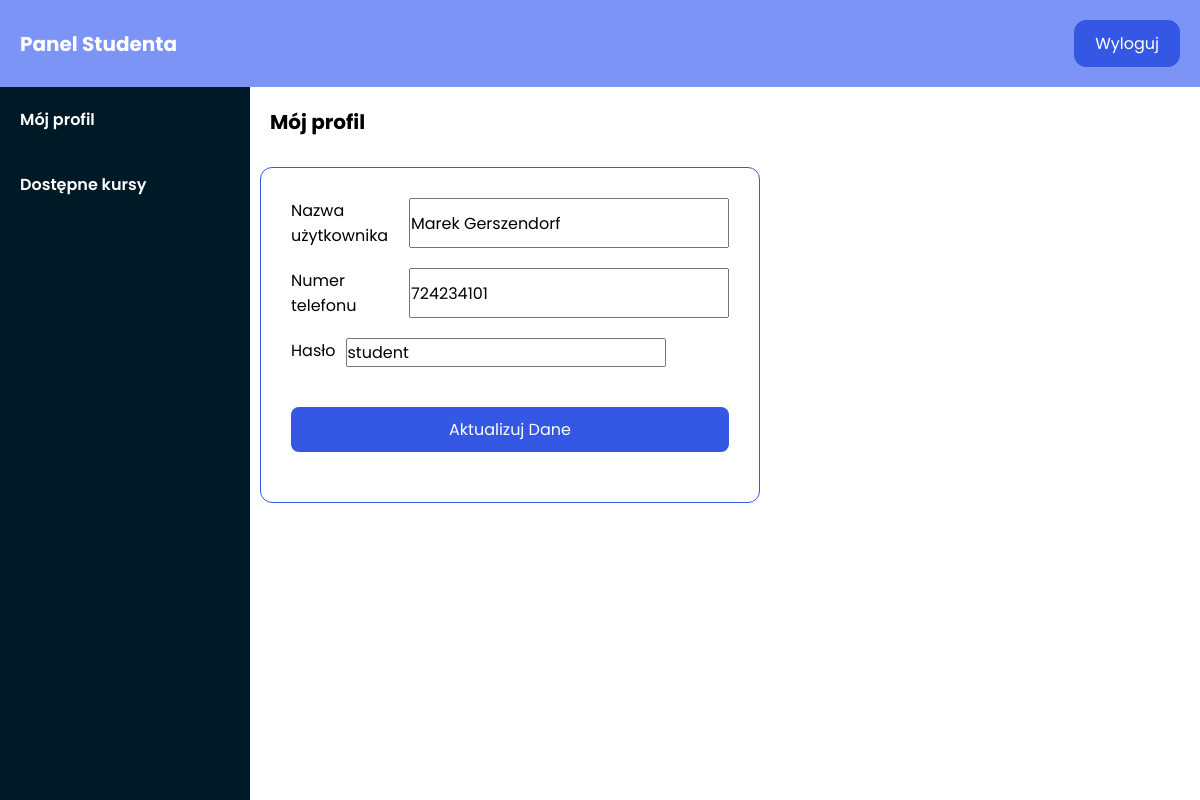
The page /php/student_profile.php (signed in) on the database its author committed.
### tables this page shows
CREATE TABLE `user` (
  `id` int(11) NOT NULL,
  `username` varchar(50) DEFAULT NULL,
  `email` varchar(50) DEFAULT NULL,
  `usertype` varchar(50) DEFAULT NULL,
  `password` varchar(50) DEFAULT NULL,
  `phone` int(11) NOT NULL
);

### php/student_profile.php (the view, shortened to what this page needs)
<?php
$host="localhost";
$user="root";
$password="";
$db="school";
$data=mysqli_connect($host,$user,$password,$db);
$email=$_SESSION['email'];
$sql="SELECT * FROM user WHERE email='$email'";
$result=mysqli_query($data,$sql);
$info=mysqli_fetch_assoc($result);
?>
<!DOCTYPE html>
<html lang="pl">
<head>
    <link rel="stylesheet" href="../css/adminhome.css">
</head>
<body>
    <?php
    include 'student_sidebar.php';
    ?>
    <div class="dashboard">
        <h1>Mój profil</h1>
        <div>
            <form action="#" method="POST">
                <div>
                    <label>Nazwa użytkownika</label>
                    <input type="text" name="name" value="<?php echo "{$info['username']}"; ?>">
                </div>
                <div>
                    <label>Numer telefonu</label>
                    <input type="number" name="phone" value="<?php echo "{$info['phone']}"; ?>">
                </div>
                <div>
                    <label>Hasło</label>
                    <input type="text" name="password" value="<?php echo "{$info['password']}"; ?>">
                </div>
                <div>
                    <input type="submit" name="update_profile" value="Aktualizuj Dane">
                </div>
            </form>
        </div>
    </div>
</body>
</html>

### css/adminhome.css (style rules this page uses)
* { -webkit-box-sizing: border-box; box-sizing: border-box; text-decoration: none; list-style: none; margin: 0; padding: 0; font-size: 10px; font-family: "Poppins", sans-serif; }
.admin-home main .dashboard { overflow-x: auto; }
.admin-home main .dashboard h1 { padding: 2rem; font-size: 2rem; }
@media all and (min-width: 1024px) { .admin-home main .dashboard { width: 100%; height: calc(100vh - 87px); } }
.dashboard h1 { font-size: 2rem; }
.dashboard div { display: -webkit-box; display: -ms-flexbox; display: flex; padding: 1rem; }
.dashboard div form { max-width: 500px; border: 1px solid #3458e4; border-radius: 12px; padding: 2rem; }
.dashboard div form div label { font-size: 1.6rem; margin-right: 1rem; }
.dashboard div form div input, .dashboard div form div textarea { font-size: 1.6rem; }
.dashboard div form input[type="submit"] { border: none; outline: none; width: 100%; padding: 1rem 2rem; border-radius: 8px; font-size: 1.6rem; cursor: pointer; -webkit-transition: background-color 0.2s; transition: background-color 0.2s; color: #fff; background-color: #3458e4; margin: 2rem 0; }

### rows shown on the page
user: name "Marek Gerszendorf", phone "724234101", password "student"
